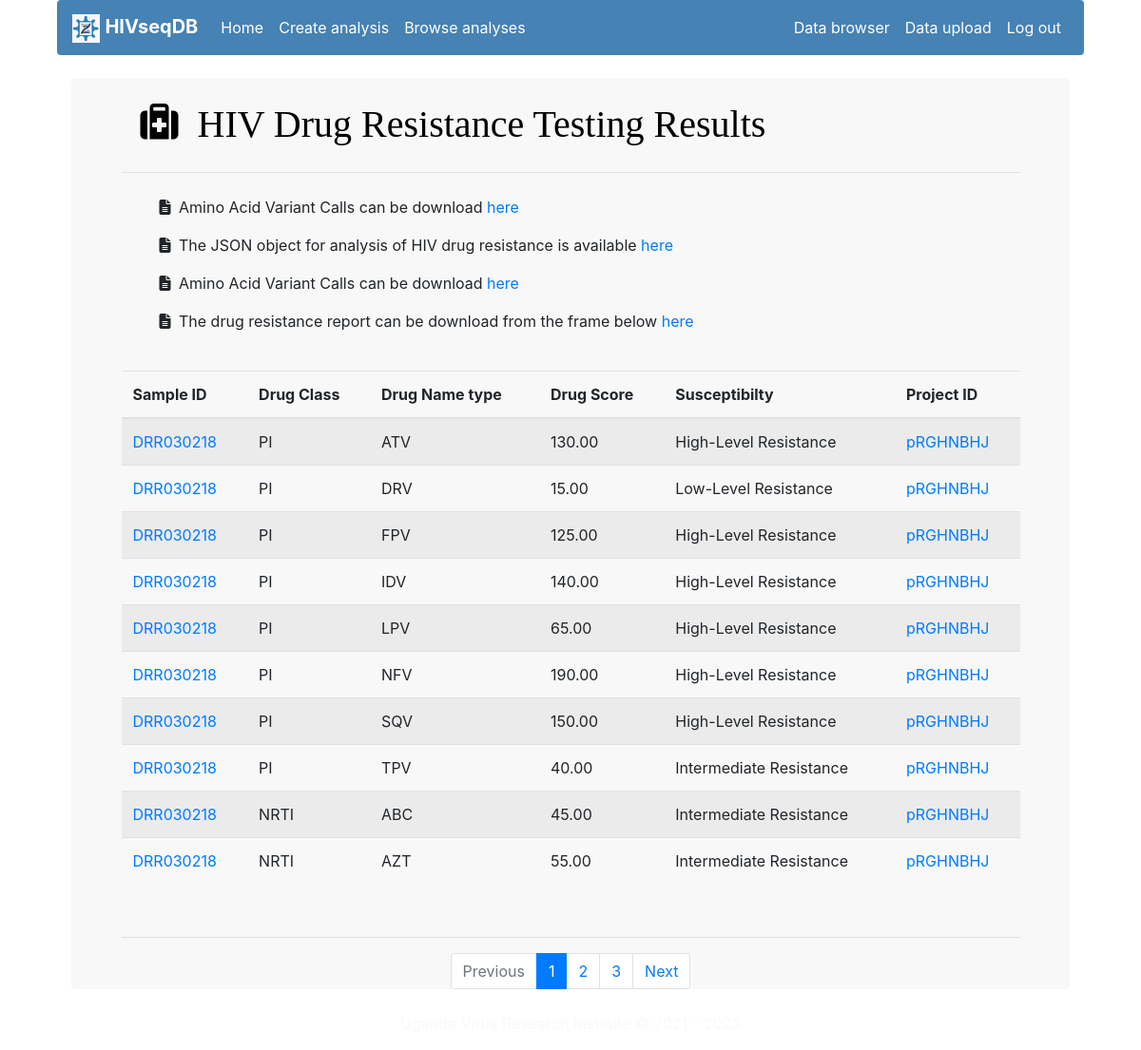
/analysis/detailed-project-results/pRGHNBHJ (signed in), run on the app's committed database.
### analysis/models.py (models this page shows, shortened)
class AnalysisResults(models.Model):
    analysis_results_id=models.AutoField(primary_key=True)
    sample_ID=models.CharField(max_length=250)
    drugClass=models.CharField(max_length=250)
    drugName=models.CharField(max_length=250)
    drugScore=models.DecimalField(decimal_places=2,max_digits=5)
    susceptibility=models.CharField(max_length=250)
    project_ID=models.ForeignKey(NewAnalysis, to_field="project_ID",db_column="project_ID",on_delete=models.CASCADE)

class NewAnalysis(models.Model):
    analysis_id=models.AutoField(primary_key=True)
    project_ID=models.CharField(max_length=250, unique=True)
    description=models.CharField(max_length=250, default="DTG virological failure adults in Uganda")
    email=models.EmailField(max_length=250)
    mutation_Database=models.CharField(max_length=250)
    consensus_Percentage=models.DecimalField(decimal_places=2,max_digits=5,default=20)
    target_Coverage=models.DecimalField(decimal_places=2,max_digits=5,default=10000)
    length_Cutoff=models.DecimalField(decimal_places=2,max_digits=5,default=100)
    score_Cutoff=models.DecimalField(decimal_places=2,max_digits=5,default=30)
    error_Rate=models.DecimalField(decimal_places=2,max_digits=5,default=0)
    minimum_Variant_Quality=models.DecimalField(decimal_places=2,max_digits=5,default=0.01)
    minimum_Read_Depth=models.DecimalField(decimal_places=2,max_digits=5,default=100)
    minimum_Allele_Count=models.DecimalField(decimal_places=2,max_digits=5,default=0.01)
    minimum_Mutation_Frequency=models.DecimalField(decimal_places=2,max_digits=5,default=0.01)
    def __str__(self):
        return self.project_ID

### analysis/views.py (the view)
# urls.py: path('analysis/detailed-project-results/<slug:project_ID>', ProjectAnalysisResultsDetailView.as_view(), name='projectAnalysisResultsDetails'),
class ProjectAnalysisResultsDetailView(LoginRequiredMixin, generic.ListView):
    model = AnalysisResults
    template_name = 'analysis/detailed-project-analysis-results.html'
    paginate_by = 10
    def get_queryset(self):
        return AnalysisResults.objects.filter(project_ID=self.kwargs['project_ID'])

### templates/analysis/detailed-project-analysis-results.html (shortened to what this page needs)
{% extends "base/base.html" %}
{% load static %}
{% load crispy_forms_tags %}
{% block css %}
<link rel="stylesheet" href="https://stackpath.bootstrapcdn.com/bootstrap/4.4.1/css/bootstrap.min.css">
<link rel="stylesheet" type="text/css" href="https://cdnjs.cloudflare.com/ajax/libs/font-awesome/6.2.1/css/all.min.css">
{% endblock %}
{% block content %}
<div class="analysis-container">
<div class="analysis-header">
    <div class="icon">
        <i class="fa fa-medkit" aria-hidden="true">&nbsp</i> HIV Drug Resistance Testing Results
    </div>
</div>
<br>
<div>
    <ul>
        <p><i class="fa fa-file-text" aria-hidden="true">&nbsp</i> Amino Acid Variant Calls can be download <a href="#">here</a></p>
        <p> <i class="fa fa-file-text" aria-hidden="true">&nbsp</i>
        The JSON object for analysis of HIV drug resistance is available <a href="#">here</a><p></p>
        <p> <i class="fa fa-file-text" aria-hidden="true">&nbsp</i>
        Amino Acid Variant Calls can be download <a href="#">here</a><p></p>
        <p><i class="fa fa-file-text" aria-hidden="true">&nbsp</i> The drug resistance report can be download from the frame below <a href="#">here</a></p>
    </ul>
</div>
<br>
<div>
    <table class="table table-striped">
        <thead>
            <tr>
                <th>Sample ID</th>
                <th>Drug Class</th>
                <th>Drug Name type</th>
                <th>Drug Score</th>
                <th>Susceptibilty</th>
                <th>Project ID</th>
            </tr>
        </thead>
        <tbody>
            {% for result in page_obj %}
            <tr>
                <td><a href="{% url 'sampleAnalysisResultsDetails' result.sample_ID %}">{{result.sample_ID}}</a></td>
                <td>{{result.drugClass}}</td>
                <td>{{result.drugName}}</td>
                <td>{{result.drugScore}}</td>
                <td>{{result.susceptibility}}</td>
                <td><a href="{% url 'projectAnalysisResultsDetails' result.project_ID %}">{{result.project_ID}}</a></td>
            </tr>
            {% endfor %}
        </tbody>
    </table>
</div>
<br><hr>
<div>
    <ul class="pagination justify-content-center">
        {% if page_obj.has_previous %}
        <li class="page-item">
            <a class="page-link" href="?page={{ page_obj.previous_page_number }}">Previous</a>
        </li>
        {% else %}
        <li class="page-item disabled">
            <a class="page-link" href="#" tabindex="-1" aria-disabled="True">Previous</a>
        </li>
        {% endif %}
        {% for i in page_obj.paginator.page_range %}
        {% if page_obj.number == i %}
            <li class="page-item active" aria-current="page">
            <span class="page-link">
                {{ i }}
            </span>
            </li>
        {% else %}
            <li class="page-item"><a class="page-link" href="?page={{ i }}">{{ i }}</a></li>
        {% endif %}
        {% endfor %}
        {% if page_obj.has_next %}
        <li class="page-item">
            <a class="page-link" href="?page={{ page_obj.next_page_number }}">Next</a>
        </li>
        {% else %}
        <li class="page-item disabled">
            <a class="page-link" href="#" tabindex="-1" aria-disabled="True">Next</a>
        </li>
        {% endif %}
    </ul>
</div>
</div>
<br>
</div>
<br>
{% endblock %}

### templates/analysis/detailed-project-analysis-results.html (style rules this page uses)
.analysis-container { height: 100%; border-radius: 5px; background-color:#F8F8F8; margin: auto; padding-left: 5%; padding-right: 5%; }
.analysis-header { height: 100px; width: 100%; border-radius: 0px; display: flex; justify-content: center; flex-direction: column; border-bottom: 1px solid #E0E0E0; }
.icon { color: black; font-size: 40px; padding: 20px 20px 20px 20px; font-family: bold; }

### templates/base/base.html (style rules this page uses)
body { width: 90%; margin: auto; }

### data on the page
AnalysisResults: sample_ID "DRR030218", drugClass "PI", drugName "ATV", drugScore "130.00", susceptibility "High-Level Resistance", project_ID "pRGHNBHJ"
AnalysisResults: sample_ID "DRR030218", drugClass "PI", drugName "DRV", drugScore "15.00", susceptibility "Low-Level Resistance", project_ID "pRGHNBHJ"
AnalysisResults: sample_ID "DRR030218", drugClass "PI", drugName "FPV", drugScore "125.00", susceptibility "High-Level Resistance", project_ID "pRGHNBHJ"
AnalysisResults: sample_ID "DRR030218", drugClass "PI", drugName "IDV", drugScore "140.00", susceptibility "High-Level Resistance", project_ID "pRGHNBHJ"
AnalysisResults: sample_ID "DRR030218", drugClass "PI", drugName "LPV", drugScore "65.00", susceptibility "High-Level Resistance", project_ID "pRGHNBHJ"
AnalysisResults: sample_ID "DRR030218", drugClass "PI", drugName "NFV", drugScore "190.00", susceptibility "High-Level Resistance", project_ID "pRGHNBHJ"
AnalysisResults: sample_ID "DRR030218", drugClass "PI", drugName "SQV", drugScore "150.00", susceptibility "High-Level Resistance", project_ID "pRGHNBHJ"
AnalysisResults: sample_ID "DRR030218", drugClass "PI", drugName "TPV", drugScore "40.00", susceptibility "Intermediate Resistance", project_ID "pRGHNBHJ"
AnalysisResults: sample_ID "DRR030218", drugClass "NRTI", drugName "ABC", drugScore "45.00", susceptibility "Intermediate Resistance", project_ID "pRGHNBHJ"
AnalysisResults: sample_ID "DRR030218", drugClass "NRTI", drugName "AZT", drugScore "55.00", susceptibility "Intermediate Resistance", project_ID "pRGHNBHJ"

### other printed values
{{ i }} "1"
{{ i }} "2" "3"
